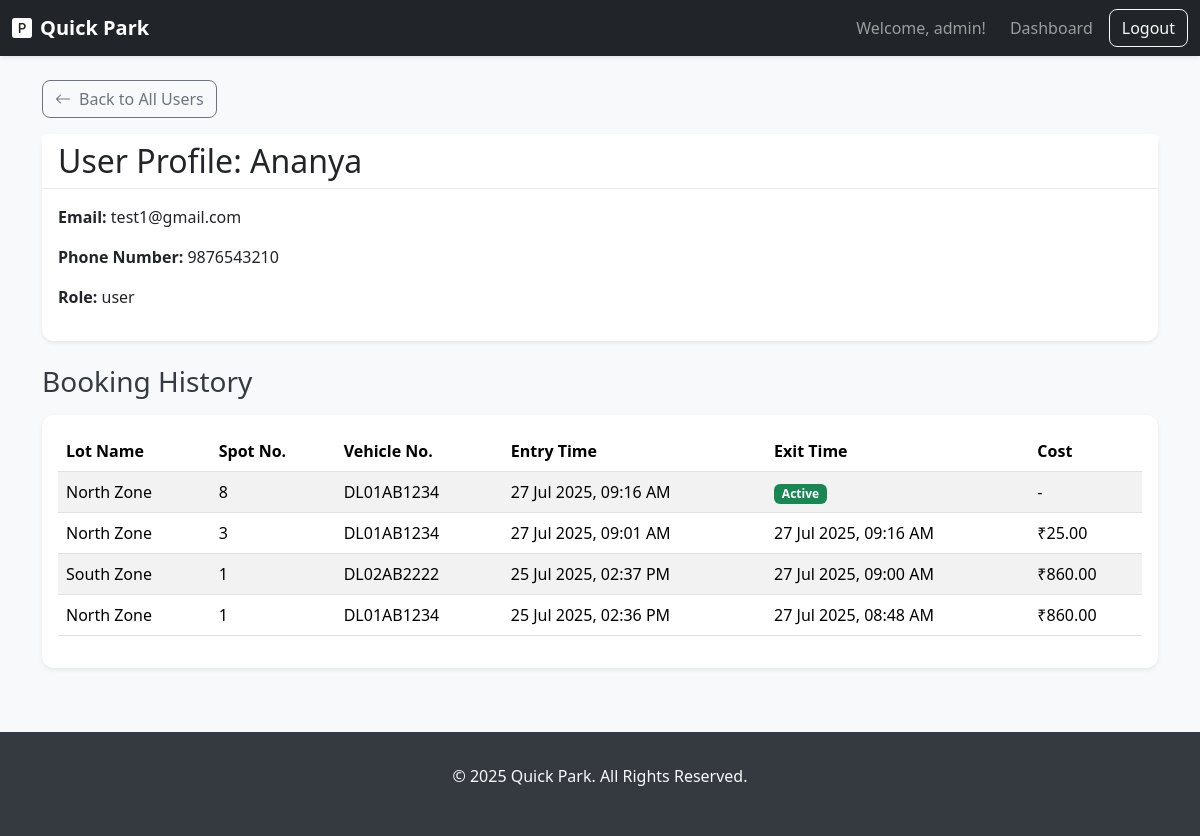
The app's page /admin/user/2 (signed in) with its own data.
### models.py (models this page shows, shortened)
class User(db.Model):
    __tablename__ = 'user'
    id = db.Column(db.Integer, primary_key=True)
    username = db.Column(db.String(80), unique=True, nullable=False)
    email = db.Column(db.String(120), unique=True, nullable=False)
    phone_number = db.Column(db.String(20), unique=True, nullable=False)
    password_hash = db.Column(db.String(128), nullable=False)
    role = db.Column(db.String(20), nullable=False, default='user')
    bookings = db.relationship('Booking', backref='user', lazy=True)

class Booking(db.Model):
    __tablename__ = 'booking'
    id = db.Column(db.Integer, primary_key=True)
    user_id = db.Column(db.Integer, db.ForeignKey('user.id'), nullable=False)
    spot_id = db.Column(db.Integer, db.ForeignKey('parking_spot.id'), nullable=False)
    vehicle_number = db.Column(db.String(20), nullable=False)
    entry_time = db.Column(db.DateTime, nullable=False, default=datetime.utcnow)
    exit_time = db.Column(db.DateTime, nullable=True)
    cost = db.Column(db.Float, nullable=True)
    spot = db.relationship('ParkingSpot', backref='bookings', lazy=True)

class ParkingLot(db.Model):
    __tablename__ = 'parking_lot'
    id = db.Column(db.Integer, primary_key=True)
    name = db.Column(db.String(100), unique=True, nullable=False)
    address = db.Column(db.String(200), nullable=False)
    pin_code = db.Column(db.String(10), nullable=False)
    price_per_hour_4_wheeler = db.Column(db.Float, nullable=False)
    capacity_4_wheeler = db.Column(db.Integer, nullable=False)
    spots = db.relationship('ParkingSpot', backref='lot', lazy=True, cascade="all, delete-orphan")

class ParkingSpot(db.Model):
    __tablename__ = 'parking_spot'
    id = db.Column(db.Integer, primary_key=True)
    lot_id = db.Column(db.Integer, db.ForeignKey('parking_lot.id'), nullable=False)
    spot_number = db.Column(db.Integer, nullable=False)
    vehicle_type = db.Column(db.String(5), nullable=False)
    status = db.Column(db.Boolean, nullable=False, default=True)

### app.py (the view)
@app.route('/admin/user/<int:user_id>')
def user_details(user_id):
    if session.get('role') != 'admin':
        flash('You must be an admin to access this page.', 'danger')
        return redirect(url_for('login'))
    user = User.query.get_or_404(user_id)
    bookings = Booking.query.filter_by(user_id=user.id).order_by(Booking.entry_time.desc()).all()
    return render_template('admin/user_details.html', user=user, bookings=bookings)

### templates/admin/user_details.html (shortened to what this page needs)
{% extends 'base.html' %}
{% block content %}
<a href="{{ url_for('view_users') }}" class="btn btn-outline-secondary mb-3"><i class="bi bi-arrow-left me-2"></i>Back to All Users</a>
<div class="card shadow-sm mb-4">
    <div class="card-header">
        <h2 class="mb-0">User Profile: {{ user.username }}</h2>
    </div>
    <div class="card-body">
        <p><strong>Email:</strong> {{ user.email }}</p>
        <p><strong>Phone Number:</strong> {{ user.phone_number }}</p>
        <p><strong>Role:</strong> {{ user.role }}</p>
    </div>
</div>
<h3 class="mb-3">Booking History</h3>
<div class="card shadow-sm">
    <div class="card-body">
        {% if bookings %}
        <div class="table-responsive">
            <table class="table table-striped">
                <thead>
                    <tr>
                        <th>Lot Name</th>
                        <th>Spot No.</th>
                        <th>Vehicle No.</th>
                        <th>Entry Time</th>
                        <th>Exit Time</th>
                        <th>Cost</th>
                    </tr>
                </thead>
                <tbody>
                    {% for booking in bookings %}
                    <tr>
                        <td>{{ booking.spot.lot.name }}</td>
                        <td>{{ booking.spot.spot_number }}</td>
                        <td>{{ booking.vehicle_number }}</td>
                        <td>{{ booking.entry_time.strftime('%d %b %Y, %I:%M %p') }}</td>
                        <td>
                            {% if booking.exit_time %}
                                {{ booking.exit_time.strftime('%d %b %Y, %I:%M %p') }}
                            {% else %}
                                <span class="badge bg-success">Active</span>
                            {% endif %}
                        </td>
                        <td>
                            {% if booking.cost is not none %}
                                ₹{{ "%.2f"|format(booking.cost) }}
                            {% else %}
                                -
                            {% endif %}
                        </td>
                    </tr>
                    {% endfor %}
                </tbody>
            </table>
        </div>
        {% else %}
        <p class="text-center text-muted mt-3">This user has no booking history.</p>
        {% endif %}
    </div>
</div>
{% endblock %}

### static/css/style.css (style rules this page uses)
body { font-family: 'Segoe UI', Tahoma, Geneva, Verdana, sans-serif; background-color: #f8f9fa; color: #343a40; }
.btn { border-radius: 0.5rem; font-weight: 500; transition: all 0.2s ease-in-out; }
.card { border: none; border-radius: 0.75rem; box-shadow: 0 4px 12px rgba(0, 0, 0, 0.08); transition: all 0.3s ease; }
.card-header { background-color: #ffffff; border-bottom: 1px solid #e9ecef; font-weight: 600; }

### records on screen
User: username "Ananya", email "test1@gmail.com", phone_number "9876543210", role "user"
Booking: spot.lot.name "North Zone", spot.spot_number "8", vehicle_number "DL01AB1234", entry_time "27 Jul 2025, 09:16 AM", shows "Active"
Booking: spot.lot.name "North Zone", spot.spot_number "3", vehicle_number "DL01AB1234", entry_time "27 Jul 2025, 09:01 AM", exit_time "27 Jul 2025, 09:16 AM", cost "25.00"
Booking: spot.lot.name "South Zone", spot.spot_number "1", vehicle_number "DL02AB2222", entry_time "25 Jul 2025, 02:37 PM", exit_time "27 Jul 2025, 09:00 AM", cost "860.00"
Booking: spot.lot.name "North Zone", spot.spot_number "1", vehicle_number "DL01AB1234", entry_time "25 Jul 2025, 02:36 PM", exit_time "27 Jul 2025, 08:48 AM", cost "860.00"

### other values on screen
{{ session.username }} "admin"
